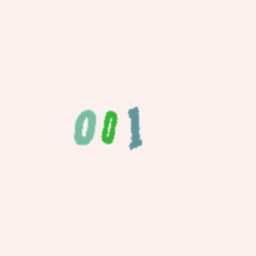
#> input picture task2_generation/samples/clean/001_000.png, 256 x 256 px, given as the content of the folder task0_dataset/data_med_new/A/train, which was not available
$ python dataset_character.py
#> lines starting #> are read from the running program, lines starting #| are printed output that depends on the picture; after the words box and inside, x2 and y2 are one past the last pixel; in counts of white or black regions, pixels touching at a corner belong together; pictures that were not available may be replaced by others from this repository, and a replacement may not be noted
# ===== captcha_colour_xbound_pipeline.py =====
#
# Use a binary mask (white = character, black = background) to find each
# character’s **left and right** X-limits only.  The crop keeps the full
# vertical extent of the CAPTCHA; the pad-to-square step then centre-pads
# and resizes the coloured glyph to 128 × 128.
# ───────────────────────────────────────────────────────────────────
import cv2
import numpy as np
from pathlib import Path
from tqdm import tqdm
import torch


# ───────────────────────────────────────────────────────────────────
# 1. Build binary “ink” mask
# ------------------------------------------------------------------
def foreground_mask(img):
    """Return a cleaned, hole-filled 1-channel mask (uint8 0/255)."""
    hsv = cv2.cvtColor(img, cv2.COLOR_BGR2HSV)
    s, v = hsv[..., 1], hsv[..., 2]
    mask = np.logical_or(s > 25, v < 235).astype(np.uint8) * 255

    k = cv2.getStructuringElement(cv2.MORPH_ELLIPSE, (3, 3))
    mask = cv2.morphologyEx(mask, cv2.MORPH_CLOSE, k, 2)
    mask = cv2.dilate(mask, k, 1)

    # fill interior holes so each glyph is one blob
    h, w = mask.shape
    flood = mask.copy()
    flood_mask = np.zeros((h + 2, w + 2), np.uint8)
    cv2.floodFill(flood, flood_mask, (0, 0), 255)
    holes = cv2.bitwise_not(flood)
    return cv2.bitwise_or(mask, holes)


# ───────────────────────────────────────────────────────────────────
# 2. Helpers
# ------------------------------------------------------------------
def _merge_adjacent_boxes(boxes, max_gap=2):
    """
    boxes must be left-to-right sorted.
    Any two consecutive boxes whose horizontal gap ≤ max_gap pixels
    are merged into one (x,0,w,fullH) box.
    """
    if not boxes:
        return []

    merged = [list(boxes[0])]          # start with first box as [x,0,w,H]
    for x, y, w, h in boxes[1:]:
        prev_x, _, prev_w, _ = merged[-1]
        gap = x - (prev_x + prev_w)    # horizontal space between boxes

        if gap <= max_gap:             # blobs touch / nearly touch → same char
            # extend the previous box to include this one
            new_right = max(prev_x + prev_w, x + w)
            merged[-1][2] = new_right - prev_x
        else:
            merged.append([x, y, w, h])

    return [tuple(b) for b in merged]

def _vertical_trim(boxes, mask, pad=5):
    """
    For each (x,0,w,H) box, shrink its vertical span so it starts
    `pad` px above the highest white pixel and ends `pad` px below the
    lowest white pixel inside that X-range.  Caps at image edges.
    """
    H = mask.shape[0]
    trimmed = []
    for x, _, w, _ in boxes:
        col_slice = mask[:, x:x + w]               # all rows in that X-range
        rows = np.where(col_slice.any(axis=1))[0]  # rows containing ink
        if rows.size == 0:                         # safety
            continue
        top    = max(0, rows[0]  - pad)
        bottom = min(H - 1, rows[-1] + pad)
        trimmed.append((x, top, w, bottom - top + 1))
    return trimmed

# [9 lines left out: function pad_to_square, not called in this run]

def crop_colour(img, box):
    x, y, w, h = box
    return img[y:y + h, x:x + w]


# ───────────────────────────────────────────────────────────────────
# 3. Character Bounding boxes
# ------------------------------------------------------------------
def x_bounds_from_mask(img, min_area=100, max_gap=1, vpad=5):
    """
    Returns boxes whose Y-limits hug the glyph vertically with `vpad`
    pixels of extra margin.
    """
    mask = foreground_mask(img)
    H, W = mask.shape

    # raw blob → full-height box
    n, _, stats, _ = cv2.connectedComponentsWithStats(mask, 8)
    raw = [(stats[i][0], 0, stats[i][2], H)          # (x,0,w,H)
           for i in range(1, n) if stats[i][4] >= min_area]

    raw.sort(key=lambda b: b[0])                     # left→right
    merged = _merge_adjacent_boxes(raw, max_gap)     # collapse dot+stem
    final_boxes  = _vertical_trim(merged, mask, pad=vpad)  # trim top/bottom

    return final_boxes, mask


# ───────────────────────────────────────────────────────────────────
# 4. Save individual characters
# ------------------------------------------------------------------
def save_char_images(path, colour_img, boxes, out_root, stop=False, debug=True):
    label = path.stem.split('_', 1)[0]
    chars = list(label)

    if stop:
        assert len(chars) == len(boxes), \
            f"{path}: {len(boxes)} boxes vs {len(chars)} chars."
    elif len(chars) != len(boxes):
        return 1

    if not debug:
        for ch, box in zip(chars, boxes):
            crop = crop_colour(colour_img, box)
            square = pad_to_square(crop)
            resized = cv2.resize(square, (128, 128),
                                interpolation=cv2.INTER_LINEAR)

            train_dir = out_root / 'train' / ch
            test_dir  = out_root / 'test'  / ch
            train_dir.mkdir(parents=True, exist_ok=True)
            test_dir.mkdir(parents=True, exist_ok=True)

            if len(list(train_dir.iterdir())) < 50:
                save_path = train_dir / path.name
            elif len(list(test_dir.iterdir())) < 10:
                save_path = test_dir / path.name
            else:
                continue
            cv2.imwrite(str(save_path), resized)

    return 0


# ───────────────────────────────────────────────────────────────────
# 5. Tensor export  (3×128×128 RGB)
# ------------------------------------------------------------------
# [22 lines left out: function extract_chars_as_tensor_dict, not called in this run]


# ───────────────────────────────────────────────────────────────────
# 6. Driver routines
# ------------------------------------------------------------------
def process_folder(in_dir, out_root, debug=True):
#> called with in_dir = 'task0_dataset/data_med_new/A/train', out_root = 'task2_generation/data_chars', debug = True
    errors = 0

    in_dir, out_root = Path(in_dir), Path(out_root)
    for img_path in tqdm(sorted(in_dir.iterdir()), desc='Batch', unit='img'):
        if img_path.suffix.lower() not in {'.png', '.jpg', '.jpeg'}:
            continue
        img = cv2.imread(str(img_path))
#> img is the input picture: shape (256, 256, 3); mean B, G, R 236, 238.8, 249
        boxes, _ = x_bounds_from_mask(img)
#> in foreground_mask, `hsv = cv2.cvtColor(img, cv2.COLOR_BGR2HSV)`: hsv: shape (256, 256, 3); mean H, S, V 5.7, 15.9, 250.6
#> in foreground_mask, `s, v = hsv[..., 1], hsv[..., 2]`:
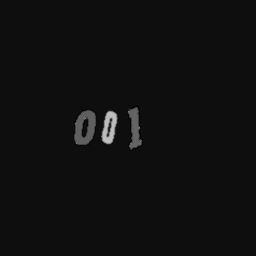
#> s: shape (256, 256); min 1, max 192, mean 15.9
#> in foreground_mask, `mask = np.logical_or(s > 25, v < 235).astype(np.uint8) * 255`:
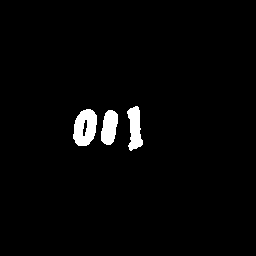
#> mask: shape (256, 256); 2.4% white; 3 white regions, box (x1, y1, x2, y2) and area: (73, 109, 97, 146) 653, (127, 106, 143, 151) 468, (101, 110, 118, 145) 451
#> in foreground_mask, `mask = cv2.morphologyEx(mask, cv2.MORPH_CLOSE, k, 2)`: mask: shape (256, 256); 2.4% white; 3 white regions, box (x1, y1, x2, y2) and area: (73, 109, 97, 146) 665, (127, 106, 143, 151) 468, (101, 110, 118, 145) 451
#> in foreground_mask, `mask = cv2.dilate(mask, k, 1)`:
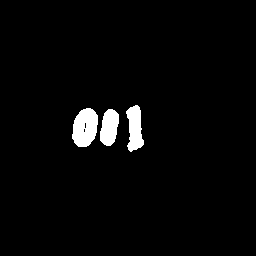
#> mask: shape (256, 256); 2.9% white; 3 white regions, box (x1, y1, x2, y2) and area: (72, 108, 98, 147) 778, (126, 105, 144, 152) 571, (100, 109, 119, 146) 533
#> in foreground_mask, `cv2.floodFill(flood, flood_mask, (0, 0), 255)`:
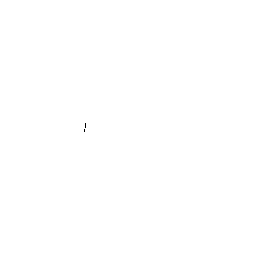
#> flood: shape (256, 256); 100% white; black in thin lines or dots, all inside (x1, y1, x2, y2) = (84, 123, 86, 132)
#> in foreground_mask, `return cv2.bitwise_or(mask, holes)`: returned value: shape (256, 256); 2.9% white; 3 white regions, box (x1, y1, x2, y2) and area: (72, 108, 98, 147) 786, (126, 105, 144, 152) 571, (100, 109, 119, 146) 533
#> in x_bounds_from_mask, `n, _, stats, _ = cv2.connectedComponentsWithStats(mask, 8)`: n = 4; stats = [[0, 0, 256, 256, 63646], [126, 105, 18, 47, 571], [72, 108, 26, 39, 786], [100, 109, 19, 37, 533]]
#> in x_bounds_from_mask, `raw = [(stats[i][0], 0, stats[i][2], H)`: raw = [(126, 0, 18, 256), (72, 0, 26, 256), (100, 0, 19, 256)]
#> in _merge_adjacent_boxes, `merged = [list(boxes[0])]`: merged = [[72, 0, 26, 256]]
#> the loop in _merge_adjacent_boxes, `for x, y, w, h in boxes[1:]:` made 2 passes
#> (x, y, w, h, prev_x, prev_w, gap) on passes 1 to 2: (100, 0, 19, 256, 72, 26, 2), (126, 0, 18, 256, 100, 19, 7)
#> after the loop in _merge_adjacent_boxes, `for x, y, w, h in boxes[1:]:`: merged = [[72, 0, 26, 256], [100, 0, 19, 256], [126, 0, 18, 256]]
#> in x_bounds_from_mask, `merged = _merge_adjacent_boxes(raw, max_gap)`: merged = [(72, 0, 26, 256), (100, 0, 19, 256), (126, 0, 18, 256)]
#> the loop in _vertical_trim, `for x, _, w, _ in boxes:` made 3 passes
#> (x, w, top, bottom) on passes 1 to 3: (72, 26, 103, 151), (100, 19, 104, 150), (126, 18, 100, 156)
#> pass 1, in _vertical_trim, `col_slice = mask[:, x:x + w]`:
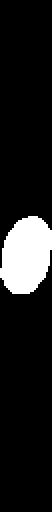
#> col_slice: shape (256, 26) (shown 2 times larger); 11.8% white; 1 white region, box (x1, y1, x2, y2) and area: (0, 108, 26, 147) 786
#> after the loop in _vertical_trim, `for x, _, w, _ in boxes:`: trimmed = [(72, 103, 26, 49), (100, 104, 19, 47), (126, 100, 18, 57)]
#> in x_bounds_from_mask, `final_boxes  = _vertical_trim(merged, mask, pad=vpad)`: final_boxes has the same summary as trimmed in _vertical_trim
#> boxes has the same summary as trimmed in _vertical_trim
        errors += save_char_images(img_path, img, boxes, out_root, debug=debug)
#> errors = 0

    print(f"Errors: {errors}")
#| Errors: 0

# [29 lines left out: function run_tests, not called in this run]


# ───────────────────────────────────────────────────────────────────
# 7. MAIN
# ------------------------------------------------------------------
if __name__ == '__main__':
    mode = 'batch'                     # 'batch', 'test', 'tensor'

    # batch settings
    input_dir   = 'task0_dataset/data_med_new/A/train'
    output_root = 'task2_generation/data_chars'

    # test / tensor settings
    img_path = 'task2_generation/samples/clean/IUHI7.png'
    out_dir  = 'task2_generation/samples/test_output'

    if mode == 'batch':
        process_folder(input_dir, output_root, debug=True)

    elif mode == 'test':
        run_tests(img_path, out_dir)

    elif mode == 'tensor':
        tdict = extract_chars_as_tensor_dict(img_path)
        k = next(iter(tdict))
        print(k, tdict[k].shape)       # e.g. '0 torch.Size([3,128,128])'

$ run again, on task2_generation/samples/clean/001_001.png
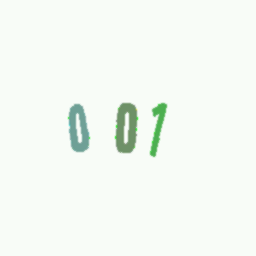
#> input picture task2_generation/samples/clean/001_001.png, 256 x 256 px, given as the content of the folder task0_dataset/data_med_new/A/train, which was not available
#> in process_folder, img is the input picture: shape (256, 256, 3); mean B, G, R 243.2, 249.3, 243.8
#> hsv: shape (256, 256, 3); mean H, S, V 54.4, 7.4, 249.3
#> in foreground_mask, `mask = cv2.dilate(mask, k, 1)`:
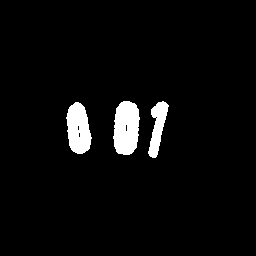
#> mask: shape (256, 256); 4.2% white; 3 white regions, box (x1, y1, x2, y2) and area: (113, 101, 140, 155) 1174, (66, 102, 92, 154) 980, (148, 101, 169, 158) 610
#> flood: shape (256, 256); 100% white; black in thin lines or dots, all inside (x1, y1, x2, y2) = (78, 117, 157, 137)
#> n = 4; stats = [[0, 0, 256, 256, 62757], [113, 101, 27, 54, 1180], [148, 101, 21, 57, 611], [66, 102, 26, 52, 988]]
#> raw = [(113, 0, 27, 256), (148, 0, 21, 256), (66, 0, 26, 256)]
#> in _merge_adjacent_boxes, `merged = [list(boxes[0])]`: merged = [[66, 0, 26, 256]]
#> the loop in _merge_adjacent_boxes, `for x, y, w, h in boxes[1:]:` made 2 passes
#> (x, y, w, h, prev_x, prev_w, gap) on passes 1 to 2: (113, 0, 27, 256, 66, 26, 21), (148, 0, 21, 256, 113, 27, 8)
#> after the loop in _merge_adjacent_boxes, `for x, y, w, h in boxes[1:]:`: merged = [[66, 0, 26, 256], [113, 0, 27, 256], [148, 0, 21, 256]]
#> in x_bounds_from_mask, `merged = _merge_adjacent_boxes(raw, max_gap)`: merged = [(66, 0, 26, 256), (113, 0, 27, 256), (148, 0, 21, 256)]
#> the loop in _vertical_trim, `for x, _, w, _ in boxes:` made 3 passes
#> (x, w, top, bottom) on passes 1 to 3: (66, 26, 97, 158), (113, 27, 96, 159), (148, 21, 96, 162)
#> pass 3, in _vertical_trim, `col_slice = mask[:, x:x + w]`:
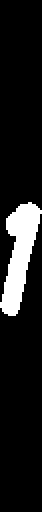
#> col_slice: shape (256, 21) (shown 2 times larger); 11.4% white; 1 white region, box (x1, y1, x2, y2) and area: (0, 101, 21, 158) 611
#> after the loop in _vertical_trim, `for x, _, w, _ in boxes:`: trimmed = [(66, 97, 26, 62), (113, 96, 27, 64), (148, 96, 21, 67)]
#> final_boxes has the same summary as trimmed in _vertical_trim
#> boxes has the same summary as trimmed in _vertical_trim
#> errors = 0
#| Errors: 0
